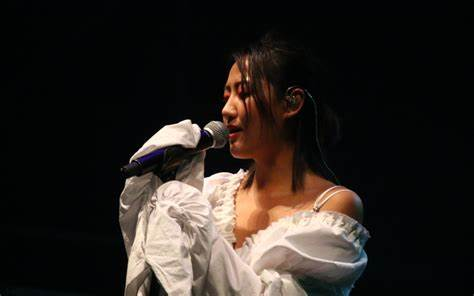
#> input picture cl1.jpg, 474 x 296 px; the run also reads 1 picture not shown here
$ jupyter execute --allow-errors example.ipynb   (older library calls are emulated)
#> lines starting #> are read from the running program, lines starting #| are printed output that depends on the picture; after the words box and inside, x2 and y2 are one past the last pixel; in counts of white or black regions, pixels touching at a corner belong together
去色 convert('L')

反相 ImageChops.invert(im)

颜色减淡

滤镜~其他~最小值  filter(ImageFilter.MinFilter(3))

[cell 1]
from PIL import Image,ImageDraw

im = Image.open("cl1.jpg")
#> im is the input picture: PIL image 474x296 RGB; mean R, G, B 43.1, 36.9, 32.4
points = [(100+x,100-y) for y in range(-100,100) for x in range(-100,100) if ((x*0.03)**2+(y*0.03)**2-1)**3-(x*0.03)**2*(y*0.03)**3 <= 0]
d = ImageDraw.Draw(im)
d.point(points,'red')
im

## 素描

[cell 2]
from PIL import Image,ImageChops,ImageFilter
import numpy as np

def colourdodge(a, b):
    na = np.asarray(a).astype("float")
    nb = np.asarray(b).astype("float")

    with np.errstate(divide='ignore'):
        nc = np.where(nb != 255.0, np.minimum(na + (na * nb) / (255.0 - nb), 255.0), 255.0)

    return Image.fromarray(nc.astype("uint8"))

[cell 3]
im = Image.open("cl.jpg")
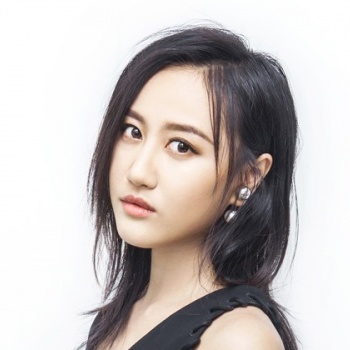
#> input picture cl.jpg, 350 x 350 px
#> im is the input picture: PIL image 350x350 RGB; mean R, G, B 195.8, 189, 187.3
iml = im.convert('L')
imr = ImageChops.invert(iml)

[cell 4]
imp = colourdodge(iml,imr.filter(ImageFilter.GaussianBlur(10)))
#> in colourdodge, `nb = np.asarray(b).astype("float")`:
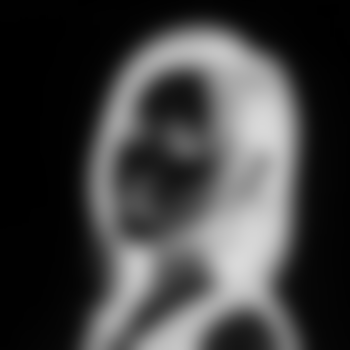
#> nb: shape (350, 350) float64; min 0, max 217, mean 64.1
#> in colourdodge, `nc = np.where(nb != 255.0, np.minimum(na + (na * nb) / (255.0 - nb), 2..`:
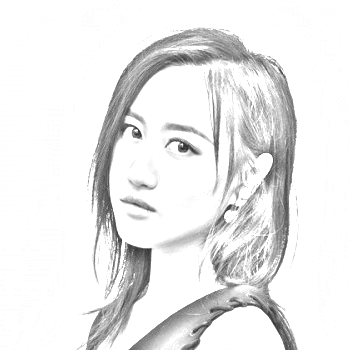
#> nc: shape (350, 350) float64; min 38.87, max 255, mean 234.2
imp

## 水墨

[cell 5]
from PIL import Image,ImageChops,ImageFilter
import numpy as np

im = Image.open("cl.jpg")
iml = im.convert('L')
imr = ImageChops.invert(iml)

[cell 6]
imr

[cell 7]
im

[cell 8]
s=ImageChops.lighter(iml,imr)

[cell 9]
s

[cell 10]
tt = s.filter(ImageFilter.MinFilter(3))
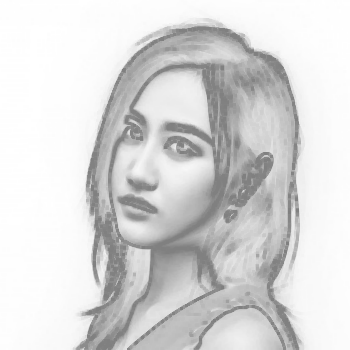
#> tt: PIL image 350x350 L; min 128, max 255, mean 216.6

[cell 11]
tt

[cell 12]
tt.filter(ImageFilter.GaussianBlur(2))

[cell 13]
ImageChops.lighter(iml,imr.filter(ImageFilter.GaussianBlur(10)))

## 遮罩，通道

[cell 14]
from PIL import Image,ImageChops,ImageFilter

im = Image.open("cl.jpg")
r,g,b = im.split()

[cell 15]
r

[cell 16]
g

[cell 17]
b

[cell 18]
mask = Image.eval(b, lambda p: 0 if p > 240 else 255)
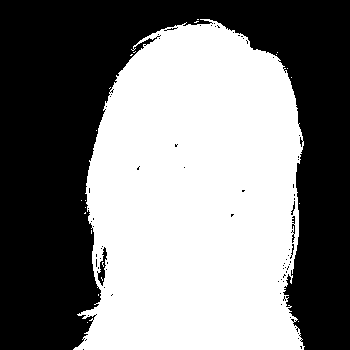
#> mask: PIL image 350x350 L; 50% white; 74 black regions (69 under 20 px), largest, box (x1, y1, x2, y2) and area: (0, 0, 350, 350) 60822, (97, 247, 107, 286) 154, (291, 216, 295, 243) 52, (291, 201, 295, 215) 22, (290, 244, 294, 259) 21
mask

[cell 19]
im.putalpha(mask)
#> im: PIL image 350x350 RGBA
im

[cell 20]
back = Image.new('RGBA',im.size,'red')
back.paste(im,mask)
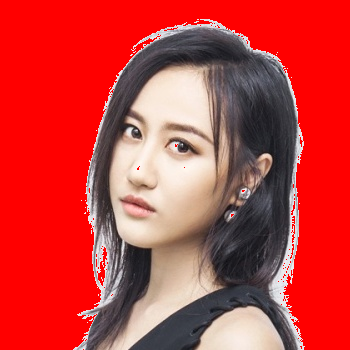
#> back: PIL image 350x350 RGBA; mean R, G, B, A 197.6, 63.2, 60.9, 255
back

#> (a cell that did not finish here is left out)

#> (a cell that did not finish here is left out)

[cell 23]
from PIL import Image, ImageDraw, ImageChops

dia = 128
circle = Image.new("L", (dia * 4, dia * 4), 0)
#> circle: PIL image 512x512 L; every value is 0
dctx = ImageDraw.Draw(circle)
dctx.ellipse([dia, dia, dia * 3, dia * 3], fill=255)
del dctx

offset = dia // 2
r = ImageChops.offset(circle, offset, offset)
#> r: PIL image 512x512 L; 19.8% white; 1 white region, box (x1, y1, x2, y2) and area: (192, 192, 449, 449) 51857
#> circle: PIL image 512x512 L; 19.8% white; 1 white region, box (x1, y1, x2, y2) and area: (128, 128, 385, 385) 51857
g = ImageChops.offset(circle, -offset, offset)
#> g: PIL image 512x512 L; 19.8% white; 1 white region, box (x1, y1, x2, y2) and area: (64, 192, 321, 449) 51857
b = ImageChops.offset(circle, 0, -offset)
#> b: PIL image 512x512 L; 19.8% white; 1 white region, box (x1, y1, x2, y2) and area: (128, 64, 385, 321) 51857

dimg = Image.merge("RGB", (r, g, b))
mask = Image.eval(dimg.convert("L"), lambda p: 255 if p > 0 else 0)
#> mask: PIL image 512x512 L; 42.2% white; 1 white region, box (x1, y1, x2, y2) and area: (64, 64, 449, 449) 110560
dimg.putalpha(mask)
#> dimg: PIL image 512x512 RGBA
dimg

[cell 24]
import os
from PIL import Image, ImageMorph
from PIL.ImageMorph import LutBuilder, MorphOp

img = Image.open('cl.jpg').convert('L')
#    img.load()  # MorphOp.apply expects image are loaded.
'''
for op_name in (
        'corner',
        'dilation4', 'dilation8',
        'erosion4', 'erosion8',
        'edge',
        ):
'''
lb = LutBuilder(op_name='edge')
mop = MorphOp(lb.build_lut())
_, dimg = mop.apply(img)
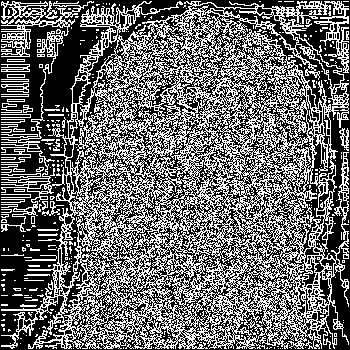
#> dimg: PIL image 350x350 L; 42.4% white in thin lines or dots
dimg

[cell 25]
img

## 渐变

[cell 26]
from PIL import Image,ImageChops,ImageFilter
import numpy as np

def get_gradation_2d(start, stop, width, height, is_horizontal):
    if is_horizontal:
        return np.tile(np.linspace(start, stop, width), (height, 1))
    else:
        return np.tile(np.linspace(start, stop, height), (width, 1)).T

def get_gradation_3d(width, height, start_list, stop_list, is_horizontal_list):
    result = np.zeros((height, width, len(start_list)), dtype=np.float)

    for i, (start, stop, is_horizontal) in enumerate(zip(start_list, stop_list, is_horizontal_list)):
        result[:, :, i] = get_gradation_2d(start, stop, width, height, is_horizontal)

    return result

[cell 27]
array = get_gradation_2d(0, 256, 512, 256, True)
Image.fromarray(np.uint8(array))

[cell 28]
array = get_gradation_3d(512, 256, (255, 0, 0), (255, 127, 127), (True, True, True))
Image.fromarray(np.uint8(array))

[cell 29]
array = get_gradation_3d(512, 256, (0, 0, 0), (255, 255, 255), (False, False, False))
Image.fromarray(np.uint8(array))

[cell 30]
array = get_gradation_3d(512, 256, (0, 0, 192), (255, 255, 64), (True, False, False))
Image.fromarray(np.uint8(array))
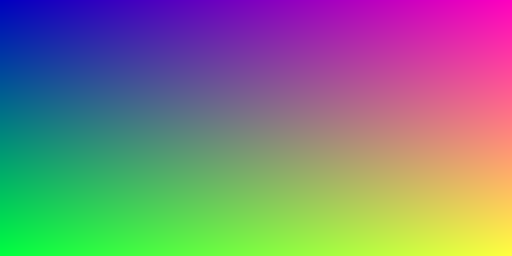
#> Out: PIL image 512x256 RGB; mean R, G, B 127, 127.5, 127.5

[cell 31]
size = 3

# generating the kernel
kernel_motion_blur = np.zeros((size, size))
kernel_motion_blur[int((size-1)/2), :] = np.ones(size)
kernel_motion_blur = kernel_motion_blur / size
kernel_motion_blur

[cell 32]
kernel_motion_blur = np.zeros((size, size))
kernel_motion_blur[:,int((size-1)/2)] = np.ones(size)
kernel_motion_blur = kernel_motion_blur / size
kernel_motion_blur

### 45度运动

[cell 33]
from PIL import Image,ImageFilter

im1 = Image.open("cl1.jpg")

a = (1,0,0,0,1,0,0,0,1)
iii=im1.copy()
for i in range(30):
    iii = iii.filter(ImageFilter.Kernel((3,3),a))
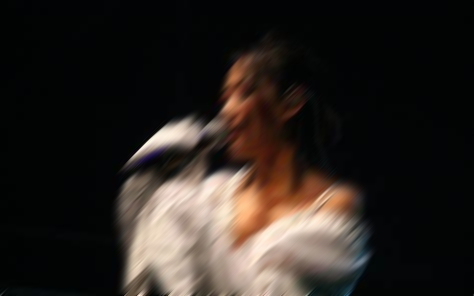
#> iii: PIL image 474x296 RGB; mean R, G, B 43, 36.8, 32.3
iii

### 油画

[cell 34]
a = (-1,-1,-1,-1,10,-1,-1,-1,-1)
im1.filter(ImageFilter.Kernel((3,3),a))

[cell 35]
a = (-1,0,0,0,1,0,1,0,0)
im1.filter(ImageFilter.Kernel((3,3),a))

[cell 36]
### 怀旧风格

[cell 37]
im1 = Image.open("cl1.jpg")
m = np.array([[0.393,0.769,0.189],[0.349,0.686,0.168],[0.272,0.534,0.131]])

[cell 38]
na = np.asarray(im1).astype("float")
#> na: shape (296, 474, 3) float64
r = na[:,:,0]
#> r: shape (296, 474) float64
g = na[:,:,1]
#> g: shape (296, 474) float64
b = na[:,:,2]
#> b: shape (296, 474) float64
nr = 0.393 * r + 0.769 * g + 0.189 * b
ng = 0.349 * r + 0.686 * g + 0.168 * b
nb = 0.272 * r + 0.534 * g + 0.131 * b
#> nb: shape (296, 474) float64
na[:,:,0] = nr
na[:,:,1] = ng
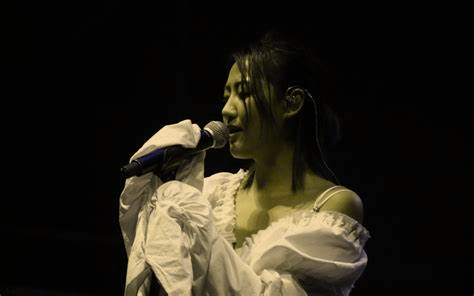
#> na: shape (296, 474, 3) float64; mean R, G, B 51.4, 45.8, 32.4; drawn with min black and max white
na[:,:,2] = nb
Image.fromarray(na.clip(0,255).astype("uint8"))

[cell 39]
im1

### 流年特效

[cell 40]
im = Image.open("cl2.jpg")
r,g,b = im.split()
b = b.point(lambda x: x**0.5 * 12)
Image.merge('RGB',(r,g,b))

[cell 41]
b.point(lambda x: x**0.5)
Image.merge('RGB',(r,g,b))

[cell 42]
im

[cell 43]
noise = np.random.randint(0,256,(im.height,im.width))

iii = Image.fromarray(noise,"L")

a = (1,0,0,0,1,0,0,0,1)
for i in range(20):
    iii = iii.filter(ImageFilter.Kernel((3,3),a))
iii

[cell 44]
import random
from PIL import Image, ImageFont, ImageDraw, ImageFilter


def gen_captcha(text, fnt, fnt_sz):
    # 随机生成背景色
#> called with text = '7Ik2tI', fnt = 'FORTE.TTF', fnt_sz = 65
    fgcolor = random.randint(0,0xffff00)
    bgcolor = fgcolor ^ 0xffffff

    # 生成文字
    font = ImageFont.truetype(fnt,fnt_sz)
    dim = font.getsize(text)

    im = Image.new('RGB', (dim[0]+5,dim[1]+5), bgcolor)
    d = ImageDraw.Draw(im)
    x, y = im.size
#> x = 189; y = 66
    r = random.randint

    # 给背景添加杂色
    for num in range(100):
        d.rectangle((r(0,x), r(0,y), r(0,x), r(0,y)), fill=r(0, 0xffffff))

    # 添加文字
    d.text((3,3), text, font=font, fill=fgcolor)
    im = im.filter(ImageFilter.EDGE_ENHANCE_MORE)

    return im


def gen_random_word(wordLen=6):
    allowedChars = "abcdefghijklmnopqrstuvwzyzABCDEFGHIJKLMNOPQRSTUVWZYZ0123456789"
    word = ""
    for i in range(0, wordLen):
        word = word + allowedChars[random.randint(0,0xffffff) % len(allowedChars)]
    return word
